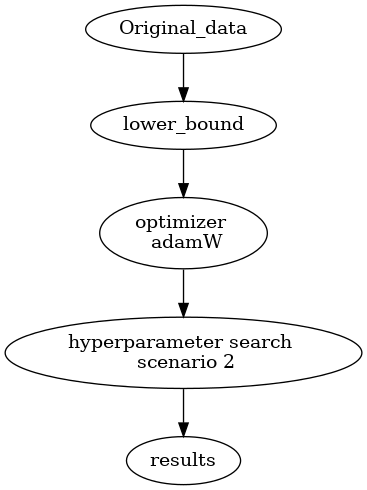

This chart was generated by the following Python code:
from graphviz import Digraph


G = Digraph(format='png')


nodes = ['Original_data', 'lower_bound', f'optimizer \n adamW', 'hyperparameter search \n scenario 2', "results"]
for node in nodes:
    G.node(node)


edges = [('Original_data', 'lower_bound'), ('lower_bound', f'optimizer \n adamW'), (f'optimizer \n adamW',  'hyperparameter search \n scenario 2'), ('hyperparameter search \n scenario 2', 'results')]
for edge in edges:
    G.edge(*edge)





G.render('path_4', cleanup=True, view=False)
